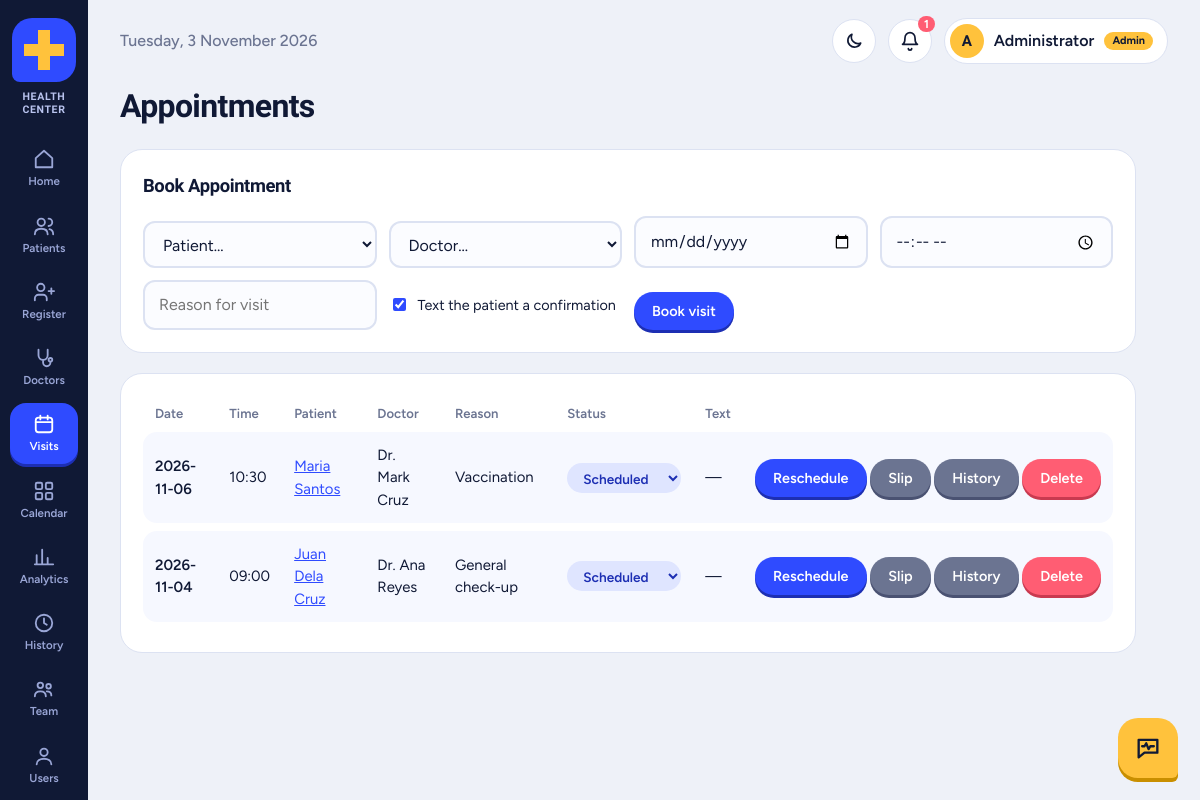
The app's page /appointments.php (signed in) with its own data.
### tables this page shows
CREATE TABLE IF NOT EXISTS users (
  user_id INT AUTO_INCREMENT PRIMARY KEY,
  username VARCHAR(50) NOT NULL UNIQUE,
  password VARCHAR(255) NOT NULL,
  full_name VARCHAR(100) NOT NULL,
  agreed_at DATETIME NULL,
  profile_photo VARCHAR(255) NULL,
  cover_photo VARCHAR(255) NULL,
  role ENUM('admin','staff','doctor','patient') NOT NULL DEFAULT 'staff',
  doctor_id INT NULL,
  patient_id INT NULL,
  must_change_password TINYINT(1) NOT NULL DEFAULT 0
);

CREATE TABLE IF NOT EXISTS appointments (
  appointment_id INT AUTO_INCREMENT PRIMARY KEY,
  patient_id INT NOT NULL,
  doctor_id INT NOT NULL,
  appt_date DATE NOT NULL,
  appt_time TIME NOT NULL,
  reason VARCHAR(255),
  status ENUM('Scheduled','Completed','Cancelled') NOT NULL DEFAULT 'Scheduled',
  UNIQUE KEY no_double_booking (doctor_id, appt_date, appt_time),
  FOREIGN KEY (patient_id) REFERENCES patients(patient_id) ON DELETE CASCADE,
  FOREIGN KEY (doctor_id) REFERENCES doctors(doctor_id) ON DELETE CASCADE
);

CREATE TABLE IF NOT EXISTS patients (
  patient_id INT AUTO_INCREMENT PRIMARY KEY,
  full_name VARCHAR(100) NOT NULL,
  birth_date DATE NOT NULL,
  gender ENUM('Male','Female','Other') NOT NULL,
  phone VARCHAR(20),
  address VARCHAR(255),
  sms_optin TINYINT(1) NOT NULL DEFAULT 1
);

CREATE TABLE IF NOT EXISTS doctors (
  doctor_id INT AUTO_INCREMENT PRIMARY KEY,
  full_name VARCHAR(100) NOT NULL,
  specialty VARCHAR(100) NOT NULL,
  phone VARCHAR(20),
  schedule VARCHAR(100)
);

### appointments.php (the view, shortened to what this page needs)
<?php require_once 'db.php'; require_role(['admin', 'staff', 'doctor']); include 'header.php';
$role = role(); $mine = (int)($_SESSION['doctor_id'] ?? 0); $manage = $role !== 'doctor';
$pre = (int)($_GET['patient'] ?? 0);
$edit = null;
$patients = $pdo->query('SELECT patient_id, full_name FROM patients ORDER BY full_name')->fetchAll();
$base = 'SELECT a.*, p.full_name patient, d.full_name doctor%s FROM appointments a
  JOIN patients p USING(patient_id) JOIN doctors d USING(doctor_id)%s ORDER BY a.appt_date DESC, a.appt_time';
$where = $manage ? '' : ' WHERE a.doctor_id=' . $mine;
try {
    $rows = $pdo->query(sprintf($base, ', (SELECT n.status FROM notifications n WHERE n.appointment_id=a.appointment_id ORDER BY n.notif_id DESC LIMIT 1) last_sms', $where))->fetchAll();
} catch (PDOException $e) { $rows = $pdo->query(sprintf($base, '', $where))->fetchAll(); }
?>
<h2><?= $manage ? 'Appointments' : 'My visits' ?></h2>
<?php if ($manage): ?>
<div class="card"><h3><?= $edit ? 'Reschedule visit' : 'Book Appointment' ?></h3>
<form method="post" class="grid">
  <?php if ($edit): ?>
    <input type="hidden" name="reschedule_id" value="<?= (int)$edit['appointment_id'] ?>">
    <input value="<?= h($edit['patient']) ?>" disabled aria-label="Patient">
  <?php else: ?>
    <select name="patient_id" required><option value="">Patient…</option>
      <?php foreach ($patients as $p): ?><option value="<?= $p['patient_id'] ?>" <?= $pre === (int)$p['patient_id'] ? 'selected' : '' ?>><?= h($p['full_name']) ?></option><?php endforeach; ?></select>
  <?php endif; ?>
  <select name="doctor_id" required><option value="">Doctor…</option>
    </select>
  <input type="date" name="appt_date" min="<?= date('Y-m-d') ?>" value="<?= h($edit['appt_date'] ?? ($_GET['date'] ?? '')) ?>" required>
  <input type="time" name="appt_time" value="<?= h($edit ? substr($edit['appt_time'], 0, 5) : '') ?>" required>
  <input name="reason" placeholder="Reason for visit" value="<?= h($edit['reason'] ?? '') ?>">
  <label class="agree"><input type="checkbox" name="send_sms" value="1" checked> <span><?= $edit ? 'Text the patient about the change' : 'Text the patient a confirmation' ?></span></label>
  <div><button><?= $edit ? 'Save new time' : 'Book visit' ?></button> <?php if ($edit): ?><a class="btn gray" href="appointments.php">Cancel</a><?php endif; ?></div>
</form></div>
<?php endif; ?>
<div class="card"><table><tr><th>Date</th><th>Time</th><th>Patient</th><th>Doctor</th><th>Reason</th><th>Status</th><?php if ($manage): ?><th>Text</th><?php endif; ?><th></th></tr>
<?php foreach ($rows as $r): ?>
<tr><td><?= h($r['appt_date']) ?></td><td><?= h(substr($r['appt_time'], 0, 5)) ?></td><td><a href="patient.php?id=<?= $r['patient_id'] ?>"><?= h($r['patient']) ?></a></td><td><?= h($r['doctor']) ?></td><td><?= h($r['reason']) ?></td>
<td><form method="post"><input type="hidden" name="status_id" value="<?= $r['appointment_id'] ?>">
<select name="status" class="pill s-<?= strtolower($r['status']) ?>" onchange="this.form.submit()"><?php foreach (['Scheduled', 'Completed', 'Cancelled'] as $s): ?>
<option <?= $r['status'] === $s ? 'selected' : '' ?>><?= $s ?></option><?php endforeach; ?></select></form></td>
<?php if ($manage): ?><td><?php if (!empty($r['last_sms'])): ?><span class="pill <?= sms_pill($r['last_sms']) ?>"><?= h($r['last_sms']) ?></span><?php else: ?>—<?php endif; ?></td><?php endif; ?>
<td><?php if ($manage): ?><a class="btn" href="?reschedule=<?= $r['appointment_id'] ?>">Reschedule</a> <?php endif; ?>
<a class="btn gray" href="slip.php?id=<?= $r['appointment_id'] ?>" target="_blank">Slip</a>
<?php if ($role === 'admin'): ?><a class="btn gray" href="history.php?table=appointments&id=<?= $r['appointment_id'] ?>">History</a>
<form method="post" style="display:inline" onsubmit="return confirm('Delete this appointment?')">
<button class="red" name="delete" value="<?= $r['appointment_id'] ?>">Delete</button></form><?php endif; ?></td></tr>
<?php endforeach; ?></table></div>
<?php include 'footer.php'; ?>

### header.php (shortened to what this page needs)
<?php require_once 'db.php'; require_login();
$page = basename($_SERVER['SCRIPT_NAME']);
$meSt = $pdo->prepare('SELECT * FROM users WHERE user_id=?'); $meSt->execute([$_SESSION['uid']]); $me = $meSt->fetch();
$soon = 0;
try { $soon = (int)$pdo->query("SELECT COUNT(*) FROM appointments WHERE status='Scheduled' AND TIMESTAMP(appt_date,appt_time) BETWEEN NOW() AND NOW() + INTERVAL 24 HOUR")->fetchColumn(); } catch (PDOException $e) {}
function nav($file, $label, $icon) {
    global $page;
    echo '<a href="'.$file.'" class="'.($page === $file ? 'on' : '').'"><svg viewBox="0 0 24 24" fill="none" stroke="currentColor" stroke-width="2" stroke-linecap="round" stroke-linejoin="round">'.$icon.'</svg>'.$label.'</a>';
}
?>
<!DOCTYPE html>
<html lang="en"><head>
<link rel="stylesheet" href="style.css"><script src="theme.js"></script><link rel="icon" type="image/svg+xml" href="logo.svg">
</head><body>
<nav class="rail">
  <a class="logo" href="<?= h(home_for(role())) ?>" aria-label="<?= h(CLINIC_NAME) ?> home"><?= logo_html(64) ?><span class="logo-name"><?= h(CLINIC_NAME) ?></span></a>
  <?php
  $r = role(); $staff = in_array($r, ['admin', 'staff'], true);
  nav(home_for($r),'Home','<path d="M3 11l9-8 9 8v10H3z"/>');
  if ($staff) nav('patients.php','Patients','<circle cx="9" cy="8" r="4"/><path d="M2 21c0-4 3-6 7-6s7 2 7 6M17 4a4 4 0 010 8M22 21c0-3-2-5-4-5.5"/>');
  if ($staff) nav('register_patient.php','Register','<path d="M15 21v-2a4 4 0 00-4-4H6a4 4 0 00-4 4v2M8.5 11a4 4 0 100-8 4 4 0 000 8zM20 8v6M23 11h-6"/>');
  if ($staff) nav('doctors.php','Doctors','<path d="M6 3v6a5 5 0 0010 0V3M11 14v3a4 4 0 008 0v-1"/><circle cx="19" cy="14" r="2"/>');
  if ($staff || $r === 'doctor') nav('appointments.php','Visits','<rect x="3" y="5" width="18" height="16" rx="3"/><path d="M3 10h18M8 3v4M16 3v4"/>');
  if ($staff || $r === 'doctor') nav('calendar.php','Calendar','<rect x="3" y="3" width="7" height="7" rx="1.5"/><rect x="14" y="3" width="7" height="7" rx="1.5"/><rect x="3" y="14" width="7" height="7" rx="1.5"/><rect x="14" y="14" width="7" height="7" rx="1.5"/>');
  if ($staff) nav('analytics.php','Analytics','<path d="M4 20V10M10 20V4M16 20v-7M22 20H2"/>');
  if ($r === 'admin') nav('history.php','History','<circle cx="12" cy="12" r="9"/><path d="M12 7v5l3 2"/>');
  if ($staff) nav('team.php','Team','<circle cx="8" cy="8" r="3"/><circle cx="17" cy="9" r="2.5"/><path d="M2 20c0-3.5 2.5-5.5 6-5.5s6 2 6 5.5M15 14.5c3 0 5 1.5 5 4.5"/>');
  if ($r === 'admin') nav('users.php','Users','<circle cx="12" cy="8" r="4"/><path d="M4 21c0-4 4-6 8-6s8 2 8 6"/>');
  ?>
</nav>
<div class="wrap">
<div class="top">
  <span class="date"><?= date('l, j F Y') ?></span>
  <div class="topr">
    <button class="bell" id="themeBtn" type="button" aria-label="Switch theme"></button>
    <?php if ($staff): ?><a class="bell" href="notifications.php" title="Alerts and text messages"><svg viewBox="0 0 24 24" fill="none" stroke="currentColor" stroke-width="2" stroke-linecap="round" stroke-linejoin="round"><path d="M6 8a6 6 0 0112 0c0 7 3 8 3 8H3s3-1 3-8M10 21a2 2 0 004 0"/></svg><?php if ($soon): ?><i><?= $soon ?></i><?php endif; ?></a><?php endif; ?>
    <a class="chip" href="profile.php" title="Edit my profile"><?= avatar_html($me) ?><?= h($me['full_name']) ?> <small class="rolepill"><?= h(role_label(role())) ?></small></a>
  </div>
</div>
<main>

### db.php (shortened to what this page needs)
<?php
function h($s) { return htmlspecialchars((string)$s, ENT_QUOTES, 'UTF-8'); }
function logo_html($size = 48) {
    $s = (int)$size;
    return '<svg class="lg" width="' . $s . '" height="' . $s . '" viewBox="0 0 64 64" role="img" aria-label="Health Center logo">'
        . '<circle class="lg-ring" cx="32" cy="32" r="30"/>'
        . '<path class="lg-tile" d="M20 0H44a20 20 0 0 1 20 20V44a20 20 0 0 1-20 20H8a8 8 0 0 1-8-8V20A20 20 0 0 1 20 0z"/>'
        . '<path class="lg-cross" d="M26 12h12v14h14v12H38v14H26V38H12V26h14z"/>'
        . '<path class="lg-line" pathLength="100" d="M5 34H21L27 21L35 47L40 30L43 34H59"/></svg>';
}
function role() { return $_SESSION['role'] ?? 'admin'; }
function role_label($r) { return ['admin' => 'Admin', 'staff' => 'Staff', 'doctor' => 'Doctor', 'patient' => 'Patient'][$r] ?? 'Staff'; }
function home_for($r) { return ['patient' => 'portal.php', 'doctor' => 'doctor.php'][$r] ?? 'index.php'; }
function avatar_html($u, $cls = '') {
    $c = 'av' . ($cls ? " $cls" : '');
    return '<span class="' . $c . '">' . h(mb_strtoupper(mb_substr($u['full_name'], 0, 1))) . '</span>';
}

### records on screen
users: full_name "A", full_name "Administrator"
appointments: appt_date "2026-11-06", appt_time "10:30", patient.full_name "Maria Santos", doctor.full_name "Dr. Mark Cruz", reason "Vaccination", status "Scheduled", $r['appointment_id'] 2 (drawn)
appointments: appt_date "2026-11-04", appt_time "09:00", patient.full_name "Juan Dela Cruz", doctor.full_name "Dr. Ana Reyes", reason "General check-up", status "Scheduled", $r['appointment_id'] 1 (drawn)

### other values on screen
CLINIC_NAME "HEALTH CENTER"
$label "Home Patients Register Doctors Visits Calendar Analytics History Team Users"
$soon "1"
role_label(role()) "Admin"
